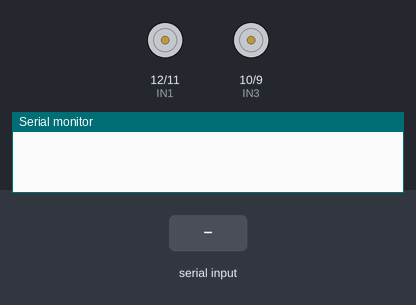
Bench run of a sketch on a simulated Arduino Uno, built with avr-gcc and run on an emulated ATmega328P. On the bench: motor-driver pin pairs drawn as motors (green arrow = first pin HIGH = forward, orange = second pin HIGH = backward, longer = more drive, scaled by the enable pin), the last lines printed to the serial monitor. Inputs (shaded band) come from the test bench.

Above: at 1.2 s.
1.3 s: "F" received over the second serial link
At 1.6 s:
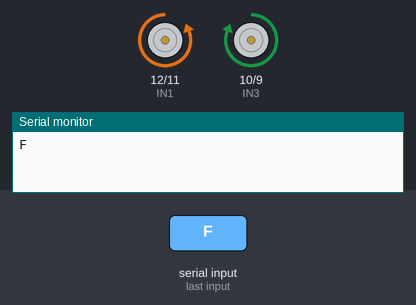
2.8 s: "B" received over the second serial link
At 3.9 s:
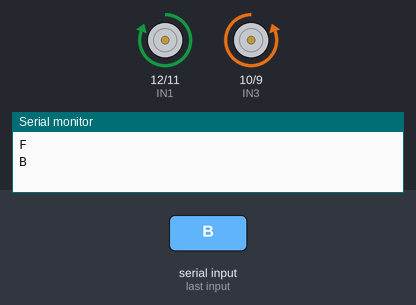
4.3 s: "L" received over the second serial link
At 5.0 s:
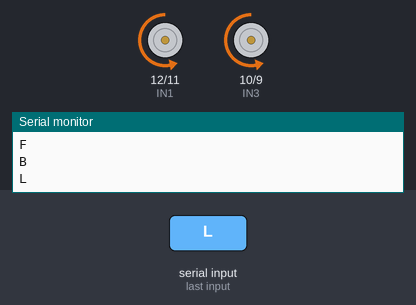
5.8 s: "R" received over the second serial link
At 6.2 s:
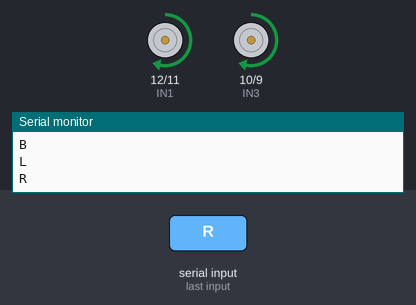
7.3 s: "G" received over the second serial link
At 8.5 s:
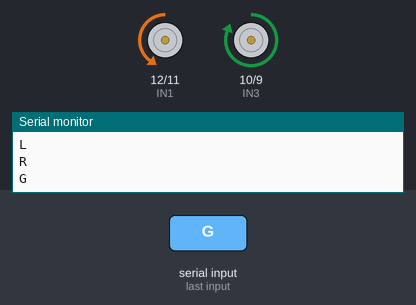
8.8 s: "I" received over the second serial link
At 9.7 s:
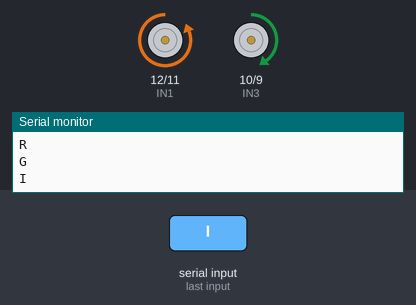
Timing chart, 0 to 11.3 s (numbered marks = the images above; inputs shaded):
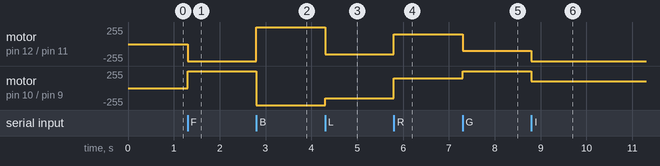

The sketch:

bluetooth_racing_car.ino
```cpp
#include <SoftwareSerial.h>

// Bluetooth module (HC-05)
SoftwareSerial bluetooth(3, 2); // RX, TX

// Motor A (Left Motor)
#define ENA 6
#define IN1 12
#define IN2 11

// Motor B (Right Motor)
#define ENB 5
#define IN3 10
#define IN4 9

// Speed settings
#define MAX_SPEED 255
#define TURN_SPEED 150
#define HALF_SPEED 100

char command;

void setup() {
  Serial.begin(9600);
  bluetooth.begin(9600);

  pinMode(ENA, OUTPUT);
  pinMode(IN1, OUTPUT);
  pinMode(IN2, OUTPUT);

  pinMode(ENB, OUTPUT);
  pinMode(IN3, OUTPUT);
  pinMode(IN4, OUTPUT);
}

void loop() {
  if (bluetooth.available()) {
    command = bluetooth.read();
    Serial.println(command);
  }

  switch (command) {
    case 'F': moveForward(); break;
    case 'B': moveBackward(); break;
    case 'L': turnLeft(); break;
    case 'R': turnRight(); break;
    case 'G': forwardLeft(); break;
    case 'I': forwardRight(); break;
    case 'S': stopMotors(); break;
  }
}

void moveForward() {
  analogWrite(ENA, MAX_SPEED);
  analogWrite(ENB, MAX_SPEED);
  digitalWrite(IN1, LOW);
  digitalWrite(IN2, HIGH);
  digitalWrite(IN3, HIGH);
  digitalWrite(IN4, LOW);
}

void moveBackward() {
  analogWrite(ENA, MAX_SPEED);
  analogWrite(ENB, MAX_SPEED);
  digitalWrite(IN1, HIGH);
  digitalWrite(IN2, LOW);
  digitalWrite(IN3, LOW);
  digitalWrite(IN4, HIGH);
}

void turnLeft() {
  analogWrite(ENA, TURN_SPEED);
  analogWrite(ENB, TURN_SPEED);
  digitalWrite(IN1, LOW);
  digitalWrite(IN2, HIGH);
  digitalWrite(IN3, LOW);
  digitalWrite(IN4, HIGH);
}

void turnRight() {
  analogWrite(ENA, TURN_SPEED);
  analogWrite(ENB, TURN_SPEED);
  digitalWrite(IN1, HIGH);
  digitalWrite(IN2, LOW);
  digitalWrite(IN3, HIGH);
  digitalWrite(IN4, LOW);
}

void forwardLeft() {
  analogWrite(ENA, HALF_SPEED);
  analogWrite(ENB, MAX_SPEED);
  digitalWrite(IN1, LOW);
  digitalWrite(IN2, HIGH);
  digitalWrite(IN3, HIGH);
  digitalWrite(IN4, LOW);
}

void forwardRight() {
  analogWrite(ENA, MAX_SPEED);
  analogWrite(ENB, HALF_SPEED);
  digitalWrite(IN1, LOW);
  digitalWrite(IN2, HIGH);
  digitalWrite(IN3, HIGH);
  digitalWrite(IN4, LOW);
}

void stopMotors() {
  analogWrite(ENA, 0);
  analogWrite(ENB, 0);
  digitalWrite(IN1, LOW);
  digitalWrite(IN2, LOW);
  digitalWrite(IN3, LOW);
  digitalWrite(IN4, LOW);
}
```

Measured:
- after the input at 1.3 s, motor on pin 12 (IN1) / pin 11 (IN2): stopped → backward 255/255 at once; motor on pin 10 (IN3) / pin 9 (IN4): stopped → forward 255/255 at once
- after the input at 2.8 s, motor on pin 12 (IN1) / pin 11 (IN2): backward 255/255 → forward 255/255 at once; motor on pin 10 (IN3) / pin 9 (IN4): forward 255/255 → backward 255/255 at once
- after the input at 4.3 s, motor on pin 12 (IN1) / pin 11 (IN2): forward 255/255 → backward 150/255 at once; motor on pin 10 (IN3) / pin 9 (IN4): backward 255/255 → backward 150/255 at once
- after the input at 5.8 s, motor on pin 12 (IN1) / pin 11 (IN2), motor on pin 10 (IN3) / pin 9 (IN4): backward 150/255 → forward 150/255 at once
- after the input at 7.3 s, motor on pin 12 (IN1) / pin 11 (IN2): forward 150/255 → backward 100/255 at once; motor on pin 10 (IN3) / pin 9 (IN4): forward 150/255 → forward 255/255 at once
- after the input at 8.8 s, motor on pin 12 (IN1) / pin 11 (IN2): backward 100/255 → backward 255/255 at once; motor on pin 10 (IN3) / pin 9 (IN4): forward 255/255 → forward 100/255 at once
